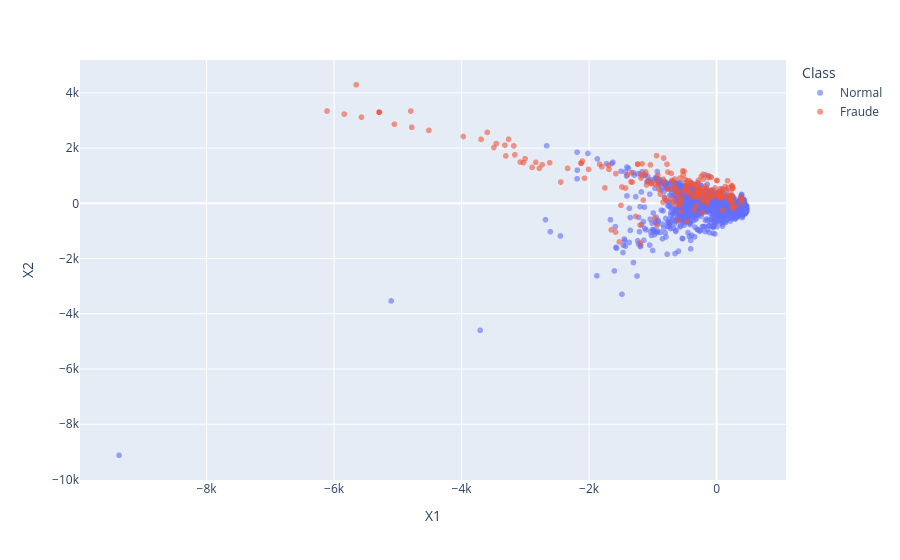

Notebook cell for this chart:
### Code cell
# Gráfico del notebook de partida, aplicado solo a desarrollo: todos los fraudes y 5.000 normales.
muestra_grafico = pd.concat([
    X_dev[y_dev == 0].sample(5000, random_state=SEMILLA).assign(Class="Normal"),
    X_dev[y_dev == 1].assign(Class="Fraude"),
])
px.scatter(muestra_grafico, x="X1", y="X2", color="Class", hover_data=["Amount"], opacity=0.6)

### Figure 1 — Plotly figure (JSON) as saved in the notebook; plotly's stock layout.template omitted (floating-point values rounded to 4 significant figures; data arrays with more than 128 entries replaced by an {"elided": "..."} marker saying what was removed)
{"data": [{"customdata": {"elided": "5000x1 float values"}, "hovertemplate": "Class=Normal<br>X1=%{x}<br>X2=%{y}<br>Amount=%{customdata[0]}<extra></extra>", "legendgroup": "Normal", "marker": {"color": "#636efa", "opacity": 0.6, "symbol": "circle"}, "mode": "markers", "name": "Normal", "showlegend": true, "type": "scattergl", "x": {"elided": "5000 float values"}, "xaxis": "x", "y": {"elided": "5000 float values"}, "yaxis": "y"}, {"customdata": {"elided": "233x1 float values"}, "hovertemplate": "Class=Fraude<br>X1=%{x}<br>X2=%{y}<br>Amount=%{customdata[0]}<extra></extra>", "legendgroup": "Fraude", "marker": {"color": "#EF553B", "opacity": 0.6, "symbol": "circle"}, "mode": "markers", "name": "Fraude", "showlegend": true, "type": "scattergl", "x": {"elided": "233 float values"}, "xaxis": "x", "y": {"elided": "233 float values"}, "yaxis": "y"}], "layout": {"legend": {"title": {"text": "Class"}, "tracegroupgap": 0}, "margin": {"t": 60}, "xaxis": {"anchor": "y", "domain": [0, 1], "title": {"text": "X1"}}, "yaxis": {"anchor": "x", "domain": [0, 1], "title": {"text": "X2"}}}}
